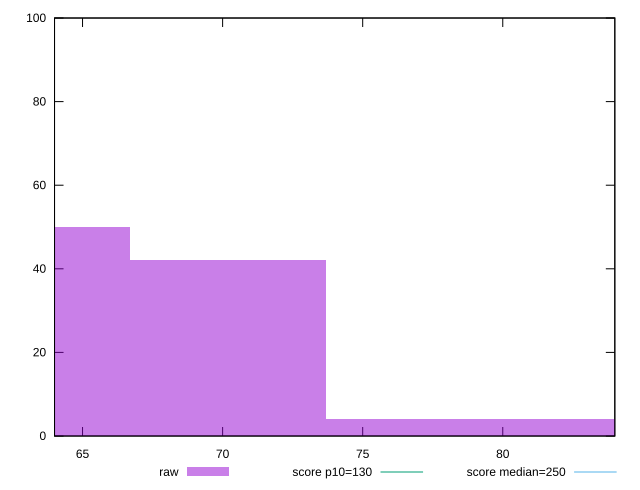

Generate this figure with gnuplot:
reset

$raw <<EOF
70.18929367066119 42
63.170364303595065 50
77.2082230377273 4
84.22715240479342 4
EOF

set key outside below
set boxwidth 7.018929367066118
set xrange [64:84]
set yrange [0:100]
set trange [0:100]
set style fill transparent solid 0.5 noborder

set parametric
set terminal svg size 640, 490 enhanced background rgb 'white'
set output "report_00018_2021-02-10T15-25-16.877Z/max-potential-fid/samples/pages+cached+noadtech/raw/histogram.svg"

plot $raw title "raw" with boxes, \
     130,t title "score p10=130", \
     250,t title "score median=250"

reset
